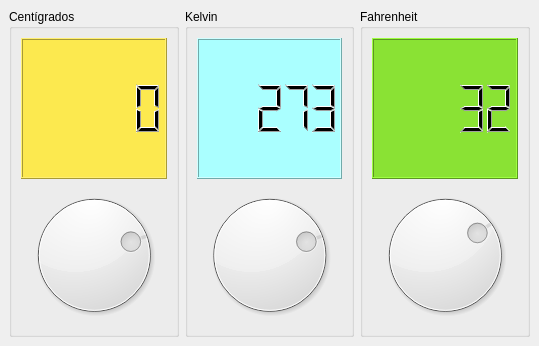
<?xml version="1.0" encoding="UTF-8"?>
<ui version="4.0">
 <class>Termometro</class>
 <widget class="QMainWindow" name="Termometro">
  <property name="windowModality">
   <enum>Qt::ApplicationModal</enum>
  </property>
  <property name="geometry">
   <rect>
    <x>0</x>
    <y>0</y>
    <width>539</width>
    <height>346</height>
   </rect>
  </property>
  <property name="minimumSize">
   <size>
    <width>300</width>
    <height>220</height>
   </size>
  </property>
  <property name="maximumSize">
   <size>
    <width>800</width>
    <height>600</height>
   </size>
  </property>
  <property name="windowTitle">
   <string>Termometro</string>
  </property>
  <property name="windowIcon">
   <iconset resource="recursos.qrc">
    <normaloff>:/icono</normaloff>:/icono</iconset>
  </property>
  <widget class="QWidget" name="centralwidget">
   <layout class="QGridLayout" name="gridLayout_2">
    <item row="0" column="3">
     <widget class="QGroupBox" name="grpFahr">
      <property name="title">
       <string>Fahrenheit</string>
      </property>
      <layout class="QVBoxLayout" name="verticalLayout_2">
       <item>
        <widget class="QLCDNumber" name="lcdFahr">
         <property name="styleSheet">
          <string notr="true">background-color: rgb(138, 226, 52);</string>
         </property>
         <property name="value" stdset="0">
          <double>32.000000000000000</double>
         </property>
        </widget>
       </item>
       <item>
        <widget class="QDial" name="dialFahr">
         <property name="cursor">
          <cursorShape>ClosedHandCursor</cursorShape>
         </property>
         <property name="minimum">
          <number>-459</number>
         </property>
         <property name="maximum">
          <number>210</number>
         </property>
        </widget>
       </item>
      </layout>
     </widget>
    </item>
    <item row="0" column="1">
     <widget class="QGroupBox" name="grpCent">
      <property name="title">
       <string>Centígrados</string>
      </property>
      <layout class="QVBoxLayout" name="verticalLayout">
       <item>
        <widget class="QLCDNumber" name="lcdCent">
         <property name="styleSheet">
          <string notr="true">background-color: rgb(252, 233, 79);</string>
         </property>
        </widget>
       </item>
       <item>
        <widget class="QDial" name="dialCent">
         <property name="cursor">
          <cursorShape>OpenHandCursor</cursorShape>
         </property>
         <property name="minimum">
          <number>-273</number>
         </property>
         <property name="maximum">
          <number>99</number>
         </property>
        </widget>
       </item>
      </layout>
     </widget>
    </item>
    <item row="0" column="2">
     <widget class="QGroupBox" name="grpKelvin">
      <property name="title">
       <string>Kelvin</string>
      </property>
      <layout class="QGridLayout" name="gridLayout">
       <item row="0" column="0">
        <widget class="QLCDNumber" name="lcdKel">
         <property name="styleSheet">
          <string notr="true">
background-color: rgb(170, 255, 255);</string>
         </property>
         <property name="value" stdset="0">
          <double>273.000000000000000</double>
         </property>
        </widget>
       </item>
       <item row="1" column="0">
        <widget class="QDial" name="dialKel">
         <property name="cursor">
          <cursorShape>OpenHandCursor</cursorShape>
         </property>
         <property name="minimum">
          <number>0</number>
         </property>
         <property name="maximum">
          <number>372</number>
         </property>
         <property name="value">
          <number>273</number>
         </property>
        </widget>
       </item>
      </layout>
     </widget>
    </item>
   </layout>
  </widget>
 </widget>
 <resources>
  <include location="recursos.qrc"/>
 </resources>
 <connections>
  <connection>
   <sender>dialCent</sender>
   <signal>valueChanged(int)</signal>
   <receiver>lcdCent</receiver>
   <slot>display(int)</slot>
   <hints>
    <hint type="sourcelabel">
     <x>88</x>
     <y>320</y>
    </hint>
    <hint type="destinationlabel">
     <x>69</x>
     <y>61</y>
    </hint>
   </hints>
  </connection>
  <connection>
   <sender>dialFahr</sender>
   <signal>valueChanged(int)</signal>
   <receiver>lcdFahr</receiver>
   <slot>display(int)</slot>
   <hints>
    <hint type="sourcelabel">
     <x>519</x>
     <y>320</y>
    </hint>
    <hint type="destinationlabel">
     <x>519</x>
     <y>93</y>
    </hint>
   </hints>
  </connection>
  <connection>
   <sender>dialKel</sender>
   <signal>valueChanged(int)</signal>
   <receiver>lcdKel</receiver>
   <slot>display(int)</slot>
   <hints>
    <hint type="sourcelabel">
     <x>269</x>
     <y>254</y>
    </hint>
    <hint type="destinationlabel">
     <x>269</x>
     <y>104</y>
    </hint>
   </hints>
  </connection>
 </connections>
</ui>
